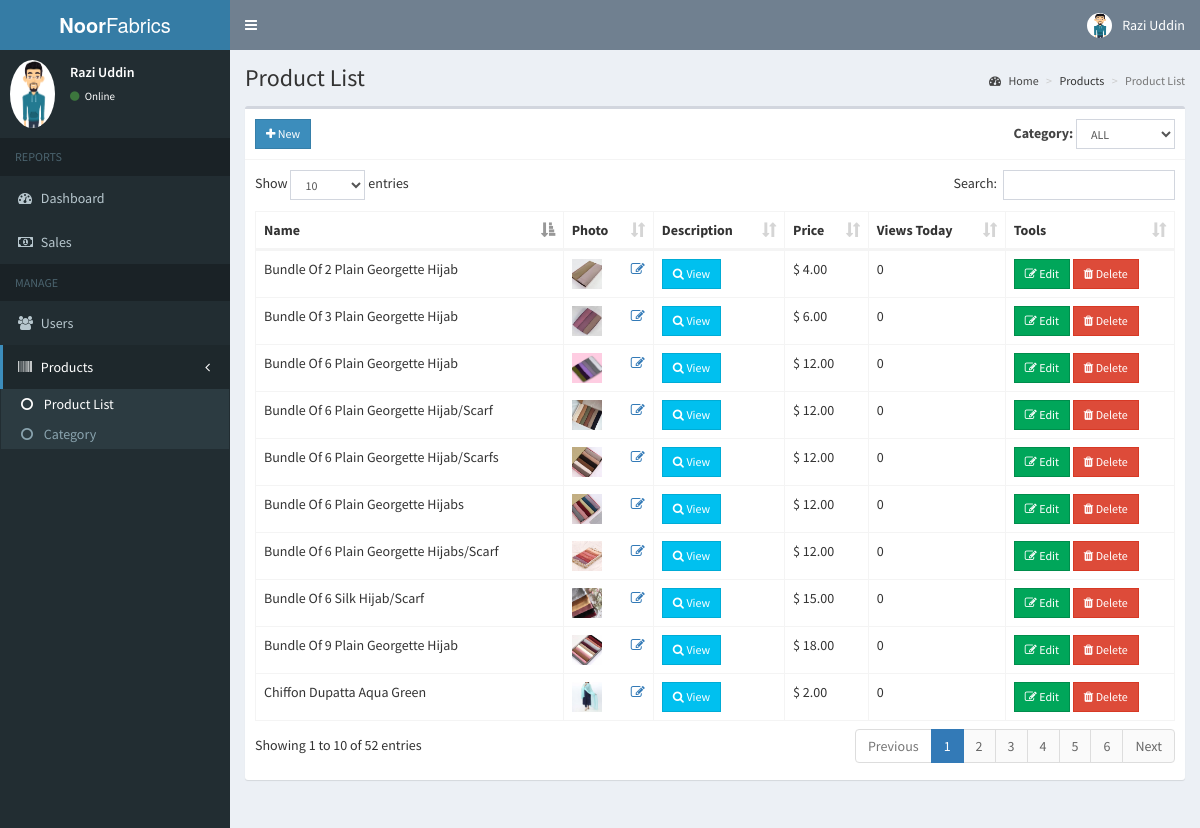
/admin/products.php (signed in), run on the app's committed database.
### tables this page shows
CREATE TABLE `users` (
  `id` int(11) NOT NULL,
  `email` varchar(200) NOT NULL,
  `password` varchar(60) NOT NULL,
  `type` int(1) NOT NULL,
  `firstname` varchar(50) NOT NULL,
  `lastname` varchar(50) NOT NULL,
  `address` text NOT NULL,
  `contact_info` varchar(100) NOT NULL,
  `photo` varchar(200) NOT NULL,
  `status` int(1) NOT NULL,
  `activate_code` varchar(15) NOT NULL,
  `reset_code` varchar(15) NOT NULL,
  `created_on` date NOT NULL
);

CREATE TABLE `products` (
  `id` int(11) NOT NULL,
  `category_id` int(11) NOT NULL,
  `name` text NOT NULL,
  `description` text NOT NULL,
  `slug` varchar(200) NOT NULL,
  `price` double NOT NULL,
  `photo` varchar(200) NOT NULL,
  `date_view` date NOT NULL,
  `counter` int(11) NOT NULL,
  `color` varchar(50) DEFAULT 'navy blue'
);

### admin/includes/session.php (called while the page is built, shortened)
<?php
	include '../includes/conn.php';
	$conn = $pdo->open();
	$stmt = $conn->prepare("SELECT * FROM users WHERE id=:id");
	$stmt->execute(['id'=>$_SESSION['admin']]);
	$admin = $stmt->fetch();
?>

### admin/products.php (the view, shortened to what this page needs)
<?php include 'includes/session.php'; ?>
<?php
  $where = '';
?>
<?php include 'includes/header.php'; ?>
<body class="hold-transition skin-blue sidebar-mini">
<div class="wrapper">
  <?php include 'includes/navbar.php'; ?>
  <?php include 'includes/menubar.php'; ?>
  <div class="content-wrapper">
    <section class="content-header">
      <h1>
        Product List
      </h1>
      <ol class="breadcrumb">
        <li><a href="#"><i class="fa fa-dashboard"></i> Home</a></li>
        <li>Products</li>
        <li class="active">Product List</li>
      </ol>
    </section>
    <section class="content">
      <div class="row">
        <div class="col-xs-12">
          <div class="box">
            <div class="box-header with-border">
              <a href="#addnew" data-toggle="modal" class="btn btn-primary btn-sm btn-flat" id="addproduct"><i class="fa fa-plus"></i> New</a>
              <div class="pull-right">
                <form class="form-inline">
                  <div class="form-group">
                    <label>Category: </label>
                    <select class="form-control input-sm" id="select_category">
                      <option value="0">ALL</option>
                    </select>
                  </div>
                </form>
              </div>
            </div>
            <div class="box-body">
              <table id="example1" class="table table-bordered">
                <thead>
                  <th>Name</th>
                  <th>Photo</th>
                  <th>Description</th>
                  <th>Price</th>
                  <th>Views Today</th>
                  <th>Tools</th>
                </thead>
                <tbody>
                  <?php
                    $conn = $pdo->open();
                    try{
                      $now = date('Y-m-d');
                      $stmt = $conn->prepare("SELECT * FROM products $where");
                      $stmt->execute();
                      foreach($stmt as $row){
                        $image = (!empty($row['photo'])) ? '../images/'.$row['photo'] : '../images/noimage.jpg';
                        $counter = ($row['date_view'] == $now) ? $row['counter'] : 0;
                        echo "
                          <tr>
                            <td>".$row['name']."</td>
                            <td>
                              <img src='".$image."' height='30px' width='30px'>
                              <span class='pull-right'><a href='#edit_photo' class='photo' data-toggle='modal' data-id='".$row['id']."'><i class='fa fa-edit'></i></a></span>
                            </td>
                            <td><a href='#description' data-toggle='modal' class='btn btn-info btn-sm btn-flat desc' data-id='".$row['id']."'><i class='fa fa-search'></i> View</a></td>
                            <td>&#36; ".number_format($row['price'], 2)."</td>
                            <td>".$counter."</td>
                            <td>
                              <button class='btn btn-success btn-sm edit btn-flat' data-id='".$row['id']."'><i class='fa fa-edit'></i> Edit</button>
                              <button class='btn btn-danger btn-sm delete btn-flat' data-id='".$row['id']."'><i class='fa fa-trash'></i> Delete</button>
                            </td>
                          </tr>
                        ";
                      }
                    }
                    catch(PDOException $e){
                      echo $e->getMessage();
                    }
                  ?>
                </tbody>
              </table>
            </div>
          </div>
        </div>
      </div>
    </section>
  </div>
</div>
</body>
</html>

### admin/includes/navbar.php (shortened to what this page needs)
<header class="main-header">
  <a href="#" class="logo">
    <span class="logo-lg"><b>Noor</b>Fabrics</span>
  </a>
  <nav class="navbar navbar-static-top">
    <a href="#" class="sidebar-toggle" data-toggle="push-menu" role="button">
    </a>
    <div class="navbar-custom-menu">
      <ul class="nav navbar-nav">
        <li class="dropdown user user-menu">
          <a href="#" class="dropdown-toggle" data-toggle="dropdown">
            <img src="<?php echo (!empty($admin['photo'])) ? '../images/'.$admin['photo'] : '../images/profile.jpg'; ?>" class="user-image" alt="User Image">
            <span class="hidden-xs"><?php echo $admin['firstname'].' '.$admin['lastname']; ?></span>
          </a>
        </li>
      </ul>
    </div>
  </nav>
</header>

### admin/includes/menubar.php
<aside class="main-sidebar">
  <section class="sidebar">
    <div class="user-panel">
      <div class="pull-left image">
        <img src="<?php echo (!empty($admin['photo'])) ? '../images/'.$admin['photo'] : '../images/profile.jpg'; ?>" class="img-circle" alt="User Image">
      </div>
      <div class="pull-left info">
        <p><?php echo $admin['firstname'].' '.$admin['lastname']; ?></p>
        <a><i class="fa fa-circle text-success"></i> Online</a>
      </div>
    </div>
    <ul class="sidebar-menu" data-widget="tree">
      <li class="header">REPORTS</li>
      <li><a href="home.php"><i class="fa fa-dashboard"></i> <span>Dashboard</span></a></li>
      <li><a href="sales.php"><i class="fa fa-money"></i> <span>Sales</span></a></li>
      <li class="header">MANAGE</li>
      <li><a href="users.php"><i class="fa fa-users"></i> <span>Users</span></a></li>
      <li class="treeview">
        <a href="#">
          <i class="fa fa-barcode"></i>
          <span>Products</span>
          <span class="pull-right-container">
            <i class="fa fa-angle-left pull-right"></i>
          </span>
        </a>
        <ul class="treeview-menu">
          <li><a href="products.php"><i class="fa fa-circle-o"></i> Product List</a></li>
          <li><a href="category.php"><i class="fa fa-circle-o"></i> Category</a></li>
        </ul>
      </li>
    </ul>
  </section>
</aside>

### data on the page
users: photo (picture), firstname "Razi", lastname "Uddin"
products: name "Bundle Of 3 Plain Georgette Hijab", photo (picture), price "6.00"
products: name "Bundle Of 6 Plain Georgette Hijab", photo (picture), price "12.00"
products: name "Bundle Of 6 Plain Georgette Hijabs", photo (picture), price "12.00"
products: name "Bundle Of 6 Plain Georgette Hijab/Scarf", photo (picture), price "12.00"
products: name "Bundle Of 6 Plain Georgette Hijabs/Scarf", photo (picture), price "12.00"
products: name "Bundle Of 6 Plain Georgette Hijab/Scarfs", photo (picture), price "12.00"
products: name "Bundle Of 9 Plain Georgette Hijab", photo (picture), price "18.00"
products: name "Bundle Of 2 Plain Georgette Hijab", photo (picture), price "4.00"
products: name "Bundle Of 6 Silk Hijab/Scarf", photo (picture), price "15.00"
products: name "Chiffon Dupatta Aqua Green", photo (picture), price "2.00"
